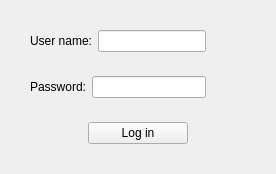
               <widget class="QWidget" name="login_pg">
                <layout class="QVBoxLayout" name="pressure_chart_la">
                 <property name="leftMargin">
                  <number>3</number>
                 </property>
                 <property name="topMargin">
                  <number>3</number>
                 </property>
                 <property name="rightMargin">
                  <number>3</number>
                 </property>
                 <property name="bottomMargin">
                  <number>3</number>
                 </property>
                 <item>
                  <widget class="QWidget" name="widget_23" native="true">
                   <layout class="QHBoxLayout" name="horizontalLayout_5">
                    <item>
                     <widget class="QWidget" name="widget_204" native="true">
                      <property name="maximumSize">
                       <size>
                        <width>400</width>
                        <height>200</height>
                       </size>
                      </property>
                      <layout class="QVBoxLayout" name="verticalLayout_3">
                       <item>
                        <widget class="QWidget" name="widget_24" native="true">
                         <layout class="QHBoxLayout" name="horizontalLayout_7">
                          <item>
                           <widget class="QLabel" name="label_5">
                            <property name="maximumSize">
                             <size>
                              <width>150</width>
                              <height>16777215</height>
                             </size>
                            </property>
                            <property name="text">
                             <string>User name:</string>
                            </property>
                            <property name="alignment">
                             <set>Qt::AlignmentFlag::AlignRight|Qt::AlignmentFlag::AlignTrailing|Qt::AlignmentFlag::AlignVCenter</set>
                            </property>
                           </widget>
                          </item>
                          <item>
                           <widget class="QLineEdit" name="user_name_le">
                            <property name="maximumSize">
                             <size>
                              <width>150</width>
                              <height>16777215</height>
                             </size>
                            </property>
                           </widget>
                          </item>
                          <item>
                           <spacer name="horizontalSpacer_2">
                            <property name="orientation">
                             <enum>Qt::Orientation::Horizontal</enum>
                            </property>
                            <property name="sizeType">
                             <enum>QSizePolicy::Policy::Preferred</enum>
                            </property>
                            <property name="sizeHint" stdset="0">
                             <size>
                              <width>40</width>
                              <height>20</height>
                             </size>
                            </property>
                           </spacer>
                          </item>
                         </layout>
                        </widget>
                       </item>
                       <item>
                        <widget class="QWidget" name="widget_25" native="true">
                         <layout class="QHBoxLayout" name="horizontalLayout_6">
                          <item>
                           <widget class="QLabel" name="label_7">
                            <property name="maximumSize">
                             <size>
                              <width>150</width>
                              <height>16777215</height>
                             </size>
                            </property>
                            <property name="text">
                             <string>Password:</string>
                            </property>
                            <property name="alignment">
                             <set>Qt::AlignmentFlag::AlignRight|Qt::AlignmentFlag::AlignTrailing|Qt::AlignmentFlag::AlignVCenter</set>
                            </property>
                           </widget>
                          </item>
                          <item>
                           <widget class="QLineEdit" name="password_le">
                            <property name="maximumSize">
                             <size>
                              <width>150</width>
                              <height>16777215</height>
                             </size>
                            </property>
                           </widget>
                          </item>
                          <item>
                           <spacer name="horizontalSpacer_3">
                            <property name="orientation">
                             <enum>Qt::Orientation::Horizontal</enum>
                            </property>
                            <property name="sizeType">
                             <enum>QSizePolicy::Policy::Preferred</enum>
                            </property>
                            <property name="sizeHint" stdset="0">
                             <size>
                              <width>40</width>
                              <height>20</height>
                             </size>
                            </property>
                           </spacer>
                          </item>
                         </layout>
                        </widget>
                       </item>
                       <item>
                        <widget class="QWidget" name="widget_26" native="true">
                         <layout class="QHBoxLayout" name="horizontalLayout_9">
                          <item>
                           <widget class="QPushButton" name="log_in_btn">
                            <property name="maximumSize">
                             <size>
                              <width>100</width>
                              <height>30</height>
                             </size>
                            </property>
                            <property name="text">
                             <string>Log in</string>
                            </property>
                           </widget>
                          </item>
                         </layout>
                        </widget>
                       </item>
                      </layout>
                     </widget>
                    </item>
                   </layout>
                  </widget>
                 </item>
                </layout>
               </widget>
